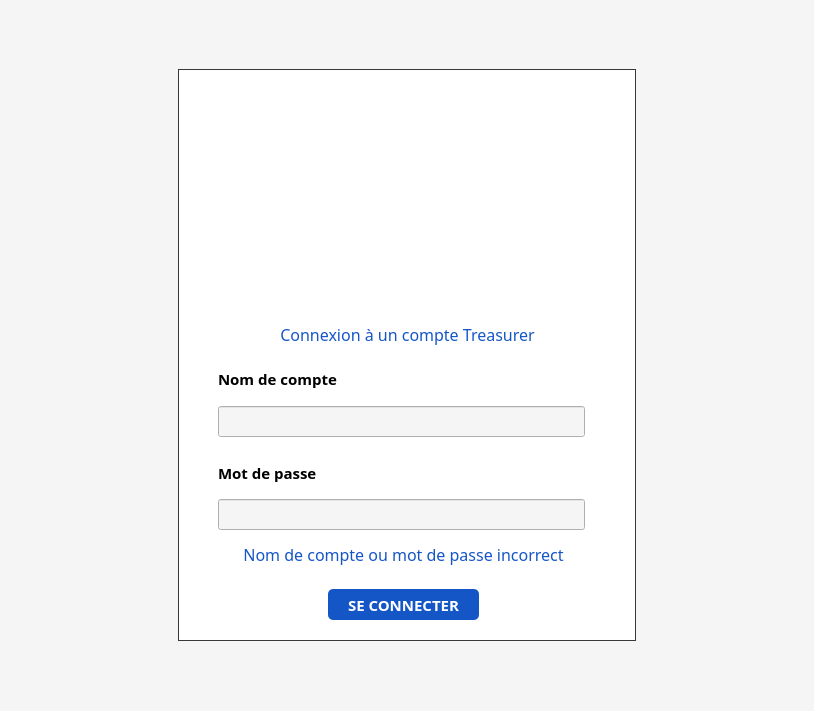
<?xml version="1.0" encoding="UTF-8"?>
<ui version="4.0">
 <class>Connexion</class>
 <widget class="QMainWindow" name="Connexion">
  <property name="geometry">
   <rect>
    <x>0</x>
    <y>0</y>
    <width>814</width>
    <height>711</height>
   </rect>
  </property>
  <property name="windowTitle">
   <string>Treasurer - Connexion</string>
  </property>
  <widget class="QWidget" name="centralwidget">
   <property name="styleSheet">
    <string notr="true">QWidget { background : #F5F5F5 }</string>
   </property>
   <layout class="QGridLayout" name="gridLayout_2">
    <item row="0" column="0">
     <layout class="QHBoxLayout" name="HL">
      <property name="sizeConstraint">
       <enum>QLayout::SetMinimumSize</enum>
      </property>
      <property name="leftMargin">
       <number>50</number>
      </property>
      <property name="topMargin">
       <number>50</number>
      </property>
      <property name="rightMargin">
       <number>50</number>
      </property>
      <property name="bottomMargin">
       <number>50</number>
      </property>
      <item>
       <widget class="QWidget" name="connexion" native="true">
        <property name="enabled">
         <bool>true</bool>
        </property>
        <property name="minimumSize">
         <size>
          <width>458</width>
          <height>572</height>
         </size>
        </property>
        <property name="maximumSize">
         <size>
          <width>458</width>
          <height>572</height>
         </size>
        </property>
        <property name="styleSheet">
         <string notr="true">QWidget#connexion {
border-style : solid; 
border-width: 1px;
border-color: rgb(56, 56, 56)
}
QWidget{
background : rgb(255, 255, 255);
}</string>
        </property>
        <widget class="QWidget" name="horizontalLayoutWidget_2">
         <property name="geometry">
          <rect>
           <x>20</x>
           <y>30</y>
           <width>421</width>
           <height>211</height>
          </rect>
         </property>
         <layout class="QHBoxLayout" name="horizontalLayout">
          <item>
           <widget class="QLabel" name="label">
            <property name="minimumSize">
             <size>
              <width>219</width>
              <height>209</height>
             </size>
            </property>
            <property name="maximumSize">
             <size>
              <width>219</width>
              <height>209</height>
             </size>
            </property>
            <property name="text">
             <string/>
            </property>
            <property name="pixmap">
             <pixmap resource="../ressources/logo.qrc">:/Logo/treasurer.svg</pixmap>
            </property>
            <property name="scaledContents">
             <bool>true</bool>
            </property>
           </widget>
          </item>
         </layout>
        </widget>
        <widget class="QWidget" name="horizontalLayoutWidget_3">
         <property name="geometry">
          <rect>
           <x>9</x>
           <y>250</y>
           <width>441</width>
           <height>31</height>
          </rect>
         </property>
         <layout class="QHBoxLayout" name="horizontalLayout_4">
          <item>
           <widget class="QLabel" name="label_2">
            <property name="font">
             <font>
              <family>Raleway</family>
              <pointsize>11</pointsize>
             </font>
            </property>
            <property name="text">
             <string>&lt;html&gt;&lt;head/&gt;&lt;body&gt;&lt;p align=&quot;center&quot;&gt;&lt;span style=&quot; font-size:12pt; color:#1556c7;&quot;&gt;Connexion à un compte Treasurer&lt;/span&gt;&lt;/p&gt;&lt;/body&gt;&lt;/html&gt;</string>
            </property>
           </widget>
          </item>
         </layout>
        </widget>
        <widget class="QWidget" name="verticalLayoutWidget">
         <property name="geometry">
          <rect>
           <x>40</x>
           <y>290</y>
           <width>371</width>
           <height>181</height>
          </rect>
         </property>
         <layout class="QVBoxLayout" name="verticalLayout_2">
          <item>
           <layout class="QVBoxLayout" name="verticalLayout_3">
            <property name="sizeConstraint">
             <enum>QLayout::SetNoConstraint</enum>
            </property>
            <property name="bottomMargin">
             <number>10</number>
            </property>
            <item>
             <widget class="QLabel" name="label_3">
              <property name="font">
               <font>
                <family>Raleway</family>
                <pointsize>11</pointsize>
                <weight>75</weight>
                <bold>true</bold>
               </font>
              </property>
              <property name="text">
               <string>&lt;html&gt;&lt;head/&gt;&lt;body&gt;&lt;p&gt;&lt;span style=&quot; font-size:11pt; font-weight:600;&quot;&gt;Nom de compte&lt;/span&gt;&lt;/p&gt;&lt;/body&gt;&lt;/html&gt;</string>
              </property>
             </widget>
            </item>
            <item>
             <widget class="QLineEdit" name="login">
              <property name="enabled">
               <bool>true</bool>
              </property>
              <property name="minimumSize">
               <size>
                <width>367</width>
                <height>31</height>
               </size>
              </property>
              <property name="maximumSize">
               <size>
                <width>367</width>
                <height>31</height>
               </size>
              </property>
              <property name="font">
               <font>
                <family>Raleway</family>
                <pointsize>11</pointsize>
                <weight>50</weight>
                <bold>false</bold>
               </font>
              </property>
              <property name="acceptDrops">
               <bool>false</bool>
              </property>
              <property name="styleSheet">
               <string notr="true">background : #F5F5F5;</string>
              </property>
             </widget>
            </item>
           </layout>
          </item>
          <item>
           <layout class="QVBoxLayout" name="verticalLayout_4">
            <property name="bottomMargin">
             <number>10</number>
            </property>
            <item>
             <widget class="QLabel" name="label_4">
              <property name="font">
               <font>
                <family>Raleway</family>
                <pointsize>11</pointsize>
                <weight>75</weight>
                <bold>true</bold>
               </font>
              </property>
              <property name="text">
               <string>&lt;html&gt;&lt;head/&gt;&lt;body&gt;&lt;p&gt;&lt;span style=&quot; font-size:11pt; font-weight:600;&quot;&gt;Mot de passe&lt;/span&gt;&lt;/p&gt;&lt;/body&gt;&lt;/html&gt;</string>
              </property>
             </widget>
            </item>
            <item>
             <widget class="QLineEdit" name="password">
              <property name="enabled">
               <bool>true</bool>
              </property>
              <property name="minimumSize">
               <size>
                <width>367</width>
                <height>31</height>
               </size>
              </property>
              <property name="maximumSize">
               <size>
                <width>367</width>
                <height>31</height>
               </size>
              </property>
              <property name="font">
               <font>
                <family>Raleway</family>
                <pointsize>11</pointsize>
                <weight>75</weight>
                <bold>true</bold>
               </font>
              </property>
              <property name="acceptDrops">
               <bool>false</bool>
              </property>
              <property name="styleSheet">
               <string notr="true">background : #F5F5F5;</string>
              </property>
              <property name="echoMode">
               <enum>QLineEdit::Password</enum>
              </property>
             </widget>
            </item>
           </layout>
          </item>
         </layout>
        </widget>
        <widget class="QWidget" name="horizontalLayoutWidget">
         <property name="geometry">
          <rect>
           <x>40</x>
           <y>520</y>
           <width>371</width>
           <height>31</height>
          </rect>
         </property>
         <layout class="QHBoxLayout" name="horizontalLayout_2">
          <item>
           <widget class="QPushButton" name="connection_button">
            <property name="minimumSize">
             <size>
              <width>151</width>
              <height>31</height>
             </size>
            </property>
            <property name="maximumSize">
             <size>
              <width>151</width>
              <height>31</height>
             </size>
            </property>
            <property name="font">
             <font>
              <family>Raleway</family>
              <pointsize>11</pointsize>
              <weight>75</weight>
              <bold>true</bold>
             </font>
            </property>
            <property name="styleSheet">
             <string notr="true">background : #1556C7;
color : #FFFFFF;
font-weight: bold;
border-radius: 5px;</string>
            </property>
            <property name="text">
             <string>SE CONNECTER</string>
            </property>
           </widget>
          </item>
         </layout>
        </widget>
        <widget class="QWidget" name="horizontalLayoutWidget_4">
         <property name="geometry">
          <rect>
           <x>40</x>
           <y>470</y>
           <width>371</width>
           <height>31</height>
          </rect>
         </property>
         <layout class="QHBoxLayout" name="horizontalLayout_5">
          <item>
           <widget class="QLabel" name="connection_error">
            <property name="font">
             <font>
              <family>Raleway</family>
              <pointsize>11</pointsize>
             </font>
            </property>
            <property name="text">
             <string>&lt;html&gt;&lt;head/&gt;&lt;body&gt;&lt;p align=&quot;center&quot;&gt;&lt;span style=&quot; font-size:12pt; color:#1556c7;&quot;&gt;Nom de compte ou mot de passe incorrect&lt;/span&gt;&lt;/p&gt;&lt;/body&gt;&lt;/html&gt;</string>
            </property>
           </widget>
          </item>
         </layout>
        </widget>
       </widget>
      </item>
     </layout>
    </item>
   </layout>
  </widget>
 </widget>
 <resources>
  <include location="../ressources/logo.qrc"/>
 </resources>
 <connections/>
</ui>
